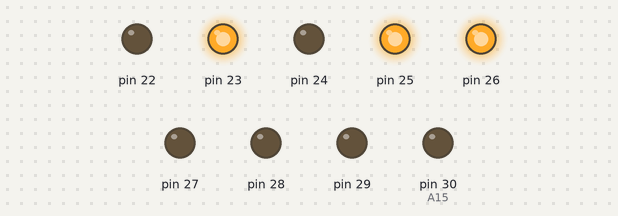
This sketch was run on a simulated Arduino Mega 2560, built with avr-gcc and run on an emulated ATmega2560. Shown: output pins drawn as LEDs (lit = HIGH). Pins used as bus, display or sensor lines are not drawn.

Above: at 2.5 s.
At 9.0 s:
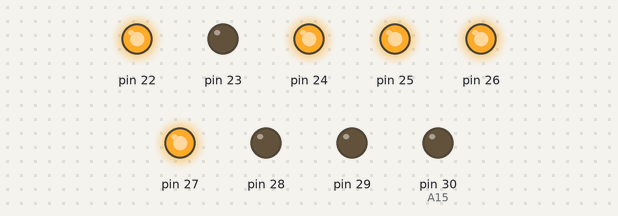
At 11.5 s:
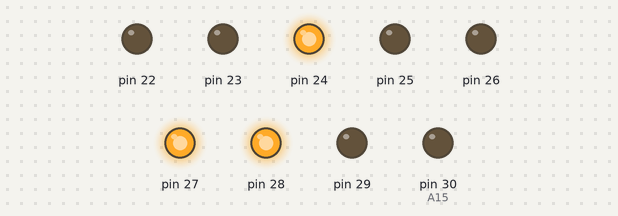
At 20.0 s:
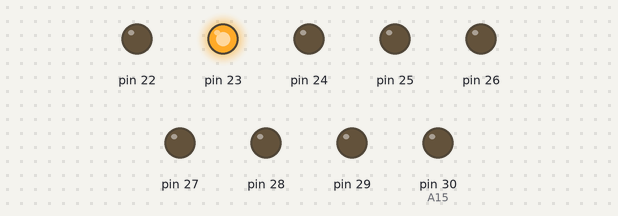
At 34.0 s:
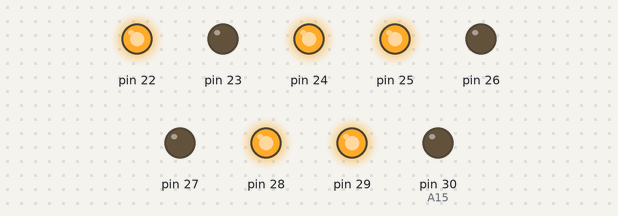
Timing chart, 0 to 36.4 s (numbered marks = the images above):
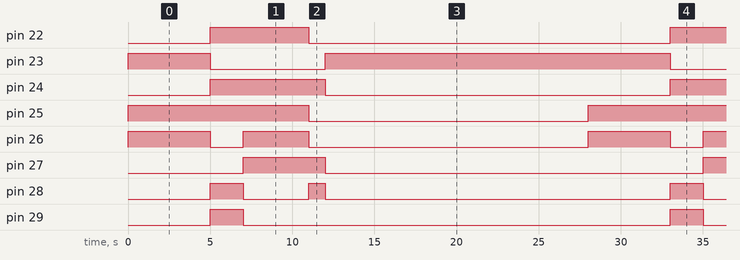

Measured:
- by itself, pin 22: alternates HIGH for 6.0 s and LOW for 22.0 s
- by itself, pin 23: repeats every 28.0 s: LOW 7.0 s, HIGH 21.0 s
- by itself, pin 24: alternates HIGH for 7.0 s and LOW for 21.0 s
- by itself, pin 25: alternates HIGH for 11.0 s and LOW for 17.0 s
- by itself, pin 26: repeats every 28.0 s: LOW 2.0 s, HIGH 4.0 s, LOW 17.0 s, HIGH 5.0 s
- by itself, pin 27: alternates HIGH for 5.0 s and LOW for 23.0 s
- by itself, pin 28: repeats every 28.0 s: LOW 4.0 s, HIGH 1.0 s, LOW 21.0 s, HIGH 2.0 s
- by itself, pin 29: alternates HIGH for 2.0 s and LOW for 26.0 s

The sketch:

Whitestar-Tester.ino
```cpp
#define A15 30 // PC7
#define Q 31   // PC6
#define E 33   // PC4
typedef unsigned char BYTE;

void setup()
{
  DDRA = 0xFF;      // port A = out
  DDRC = B11010000; // port C 7,6,4 = out
  digitalWrite(A15, LOW);
  digitalWrite(Q, LOW);
  digitalWrite(E, LOW);
}

void latchData(int data)
{
  PORTA = data;
  digitalWrite(Q, HIGH);
  delayMicroseconds(10);
  digitalWrite(Q, LOW);
  delayMicroseconds(10);
}

void strobe()
{
  digitalWrite(E, HIGH);
  delayMicroseconds(10);
  digitalWrite(E, LOW);
  delayMicroseconds(10);
}

void setSoundActive(bool active)
{
  digitalWrite(A15, active ? LOW : HIGH);
}

int sound[] = {0xFD, 0x1A, 5000, 0xfd, 0xcd, 2000, 0xfc, 0x3d, 4000, 0xfe, 0x64, 1000, 0xfd, 0x02, 6000, 0};

void loop()
{
  int i = 0;
  while (sound[i])
  {
    latchData(sound[i++]);
    strobe();
    latchData(sound[i++]);
    strobe();
    delay(sound[i++]);
  }
  delay(10000);
}
```
